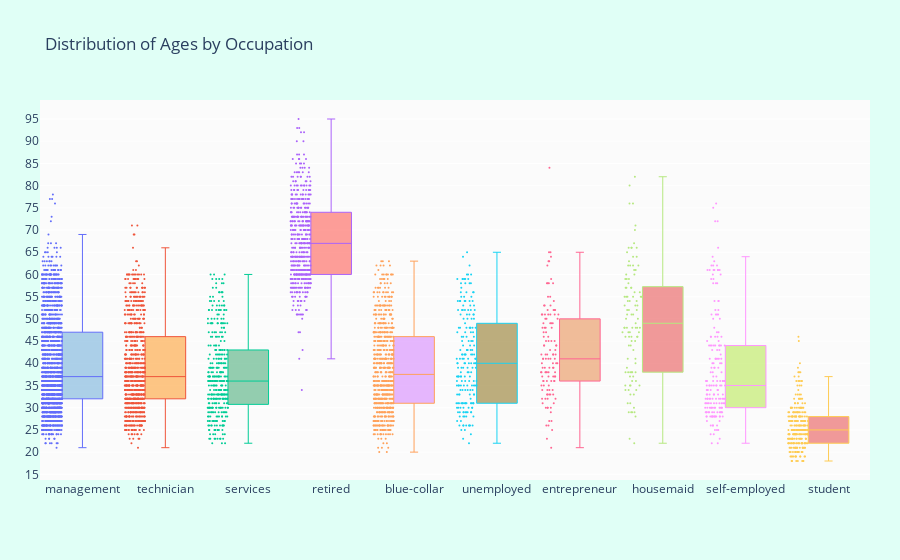

Notebook cell for this chart:
### Code cell
# Now let's see which occupation tended to have more balance in their accounts

suscribed_df = df.loc[df["deposit"] == "yes"]

occupations = df["job"].unique().tolist()

# Get the balances by jobs
management = suscribed_df["age"].loc[suscribed_df["job"] == "management"].values
technician = suscribed_df["age"].loc[suscribed_df["job"] == "technician"].values
services = suscribed_df["age"].loc[suscribed_df["job"] == "services"].values
retired = suscribed_df["age"].loc[suscribed_df["job"] == "retired"].values
blue_collar = suscribed_df["age"].loc[suscribed_df["job"] == "blue-collar"].values
unemployed = suscribed_df["age"].loc[suscribed_df["job"] == "unemployed"].values
entrepreneur = suscribed_df["age"].loc[suscribed_df["job"] == "entrepreneur"].values
housemaid = suscribed_df["age"].loc[suscribed_df["job"] == "housemaid"].values
self_employed = suscribed_df["age"].loc[suscribed_df["job"] == "self-employed"].values
student = suscribed_df["age"].loc[suscribed_df["job"] == "student"].values


ages = [management, technician, services, retired, blue_collar, unemployed, 
         entrepreneur, housemaid, self_employed, student]

colors = ['rgba(93, 164, 214, 0.5)', 'rgba(255, 144, 14, 0.5)',
          'rgba(44, 160, 101, 0.5)', 'rgba(255, 65, 54, 0.5)', 
          'rgba(207, 114, 255, 0.5)', 'rgba(127, 96, 0, 0.5)',
         'rgba(229, 126, 56, 0.5)', 'rgba(229, 56, 56, 0.5)',
         'rgba(174, 229, 56, 0.5)', 'rgba(229, 56, 56, 0.5)']

traces = []

for xd, yd, cls in zip(occupations, ages, colors):
        traces.append(go.Box(
            y=yd,
            name=xd,
            boxpoints='all',
            jitter=0.5,
            whiskerwidth=0.2,
            fillcolor=cls,
            marker=dict(
                size=2,
            ),
            line=dict(width=1),
        ))

layout = go.Layout(
    title='Distribution of Ages by Occupation',
    yaxis=dict(
        autorange=True,
        showgrid=True,
        zeroline=True,
        dtick=5,
        gridcolor='rgb(255, 255, 255)',
        gridwidth=1,
        zerolinecolor='rgb(255, 255, 255)',
        zerolinewidth=2,
    ),
    margin=dict(
        l=40,
        r=30,
        b=80,
        t=100,
    ),
    paper_bgcolor='rgb(224,255,246)',
    plot_bgcolor='rgb(251,251,251)',
    showlegend=False
)

fig = go.Figure(data=traces, layout=layout)
iplot(fig)

### Figure 1 — Plotly figure (JSON) as saved in the notebook; plotly's stock layout.template omitted (floating-point values rounded to 4 significant figures; data arrays with more than 128 entries replaced by an {"elided": "..."} marker saying what was removed)
{"data": [{"jitter": 0.5, "name": "management", "y": {"elided": "1932 int values"}, "fillcolor": "rgba(93, 164, 214, 0.5)", "marker": {"size": 2}, "line": {"width": 1}, "whiskerwidth": 0.2, "type": "box", "boxpoints": "all"}, {"jitter": 0.5, "name": "technician", "y": {"elided": "840 int values"}, "fillcolor": "rgba(255, 144, 14, 0.5)", "marker": {"size": 2}, "line": {"width": 1}, "whiskerwidth": 0.2, "type": "box", "boxpoints": "all"}, {"jitter": 0.5, "name": "services", "y": {"elided": "369 int values"}, "fillcolor": "rgba(44, 160, 101, 0.5)", "marker": {"size": 2}, "line": {"width": 1}, "whiskerwidth": 0.2, "type": "box", "boxpoints": "all"}, {"jitter": 0.5, "name": "retired", "y": {"elided": "516 int values"}, "fillcolor": "rgba(255, 65, 54, 0.5)", "marker": {"size": 2}, "line": {"width": 1}, "whiskerwidth": 0.2, "type": "box", "boxpoints": "all"}, {"jitter": 0.5, "name": "blue-collar", "y": {"elided": "708 int values"}, "fillcolor": "rgba(207, 114, 255, 0.5)", "marker": {"size": 2}, "line": {"width": 1}, "whiskerwidth": 0.2, "type": "box", "boxpoints": "all"}, {"jitter": 0.5, "name": "unemployed", "y": {"elided": "202 int values"}, "fillcolor": "rgba(127, 96, 0, 0.5)", "marker": {"size": 2}, "line": {"width": 1}, "whiskerwidth": 0.2, "type": "box", "boxpoints": "all"}, {"jitter": 0.5, "name": "entrepreneur", "y": [23, 45, 30, 51, 53, 43, 47, 58, 42, 42, 36, 41, 40, 36, 33, 52, 33, 45, 35, 34, 30, 51, 46, 27, 40, 43, 35, 50, 38, 41, 38, 49, 50, 42, 48, 44, 46, 51, 27, 31, 45, 37, 39, 51, 30, 45, 38, 52, 41, 33, 30, 26, 26, 48, 34, 47, 51, 32, 36, 54, 52, 32, 51, 49, 35, 34, 34, 58, 39, 39, 37, 38, 37, 55, 38, 36, 52, 37, 42, 41, 44, 55, 39, 25, 53, 84, 51, 64, 53, 33, 65, 32, 63, 21, 38, 65, 33, 40, 40, 63, 44, 38, 49, 36, 42, 36, 32, 48, 41, 58, 59, 31, 49, 42, 39, 29, 50, 41, 62, 44, 37, 58, 48], "fillcolor": "rgba(229, 126, 56, 0.5)", "marker": {"size": 2}, "line": {"width": 1}, "whiskerwidth": 0.2, "type": "box", "boxpoints": "all"}, {"jitter": 0.5, "name": "housemaid", "y": [52, 53, 56, 41, 57, 47, 55, 35, 52, 46, 55, 39, 48, 53, 46, 44, 59, 55, 51, 59, 57, 34, 33, 34, 59, 48, 62, 65, 33, 41, 62, 76, 51, 23, 38, 47, 43, 35, 36, 38, 35, 58, 49, 70, 34, 45, 48, 63, 50, 52, 66, 76, 53, 38, 57, 71, 46, 66, 38, 64, 29, 80, 48, 38, 56, 55, 29, 46, 48, 66, 55, 82, 48, 48, 29, 67, 61, 61, 31, 47, 66, 45, 54, 55, 55, 60, 28, 62, 47, 31, 50, 40, 54, 54, 46, 29, 64, 30, 62, 36, 37, 60, 57, 37, 51, 44, 22, 35, 38], "fillcolor": "rgba(229, 56, 56, 0.5)", "marker": {"size": 2}, "line": {"width": 1}, "whiskerwidth": 0.2, "type": "box", "boxpoints": "all"}, {"jitter": 0.5, "name": "self-employed", "y": {"elided": "187 int values"}, "fillcolor": "rgba(174, 229, 56, 0.5)", "marker": {"size": 2}, "line": {"width": 1}, "whiskerwidth": 0.2, "type": "box", "boxpoints": "all"}, {"jitter": 0.5, "name": "student", "y": {"elided": "269 int values"}, "fillcolor": "rgba(229, 56, 56, 0.5)", "marker": {"size": 2}, "line": {"width": 1}, "whiskerwidth": 0.2, "type": "box", "boxpoints": "all"}], "layout": {"showlegend": false, "title": {"text": "Distribution of Ages by Occupation"}, "paper_bgcolor": "rgb(224,255,246)", "plot_bgcolor": "rgb(251,251,251)", "yaxis": {"zerolinewidth": 2, "gridwidth": 1, "dtick": 5, "showgrid": true, "zerolinecolor": "rgb(255, 255, 255)", "gridcolor": "rgb(255, 255, 255)", "zeroline": true, "autorange": true}, "margin": {"r": 30, "b": 80, "l": 40, "t": 100}}}
